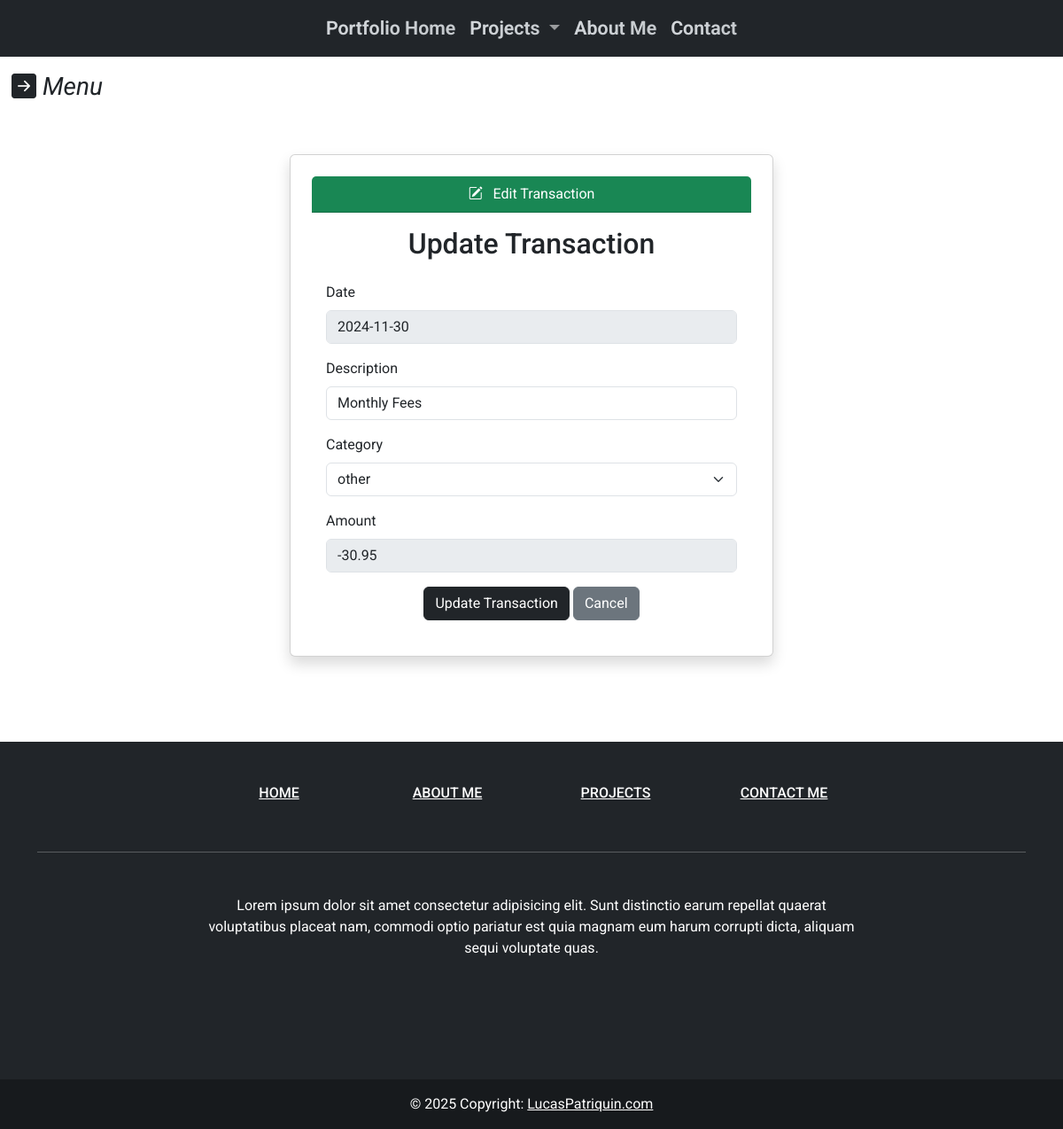
The page /finance_tracker/transactions/357/update/ (signed in) on the database its author committed.
### finance_tracker/models.py (models this page shows, shortened)
class Transaction(models.Model):
    date = models.DateField(null=True, blank=True)
    description = models.CharField(max_length=255)
    amount = models.DecimalField(max_digits=10, decimal_places=2)
    category = models.ForeignKey(Category, on_delete=models.SET_NULL, null=True, blank=True)
    owner = models.ForeignKey(settings.AUTH_USER_MODEL, on_delete=models.CASCADE)

### finance_tracker/views.py (the view, shortened to what this page needs)
# urls.py: path('transactions/<pk>/update/', views.TransactionUpdateView.as_view(success_url = reverse_lazy('transaction-list')), name='transaction_update'),
class TransactionUpdateView(LoginRequiredMixin, UpdateView):
    model = Transaction
    fields = [
        "date",
        "description",
        "category",
        "amount"
    ]
    template_name_suffix = "_update_form"
    def get_form(self, form_class = None):
        form = super().get_form(form_class)
        form.fields['date'].disabled = True
        form.fields['amount'].disabled = True
        return form

### finance_tracker/models.py (called while the page is built)
    def __str__(self):
        return self.name

### finance_tracker/templates/finance_tracker/transaction_update_form.html (shortened to what this page needs)
{% extends 'finance_tracker/base.html' %}
{% load crispy_forms_tags %}
{% load static %}
{% block content %}
    <div class="container my-5">
        <div class="row justify-content-center">
            <div class="col-md-6">
                <div class="card shadow p-4">
                    <div class="card-header bg-success text-white text-center">
                        <i class="bi bi-pencil-square me-2"></i> Edit Transaction
                    </div>
                    <div class="card-body">
                        <h2 class="card-title text-center mb-4">Update Transaction</h2>
                        <form method="post">
                            <div>
                                {% crispy form %}
                                <div class="text-center mt-3">
                                    <button type="submit" class="btn btn-dark btn-block">Update Transaction</button>
                                    <a href="{% url 'finance_tracker:transaction-list' %}" class="btn btn-secondary">Cancel</a>
                                </div>
                            </div>
                        </form>
                    </div>
                </div>
            </div>
        </div>
    </div>
{% endblock content %}

### static/css/main.css (style rules this page uses)
body { display: flex; flex-direction: column; margin: 0; font-family: 'Roboto', sans-serif; min-height: 100vh; }

### rows shown on the page
Transaction: date "2024-11-30", description "Monthly Fees", category "other", amount "-30.95"
